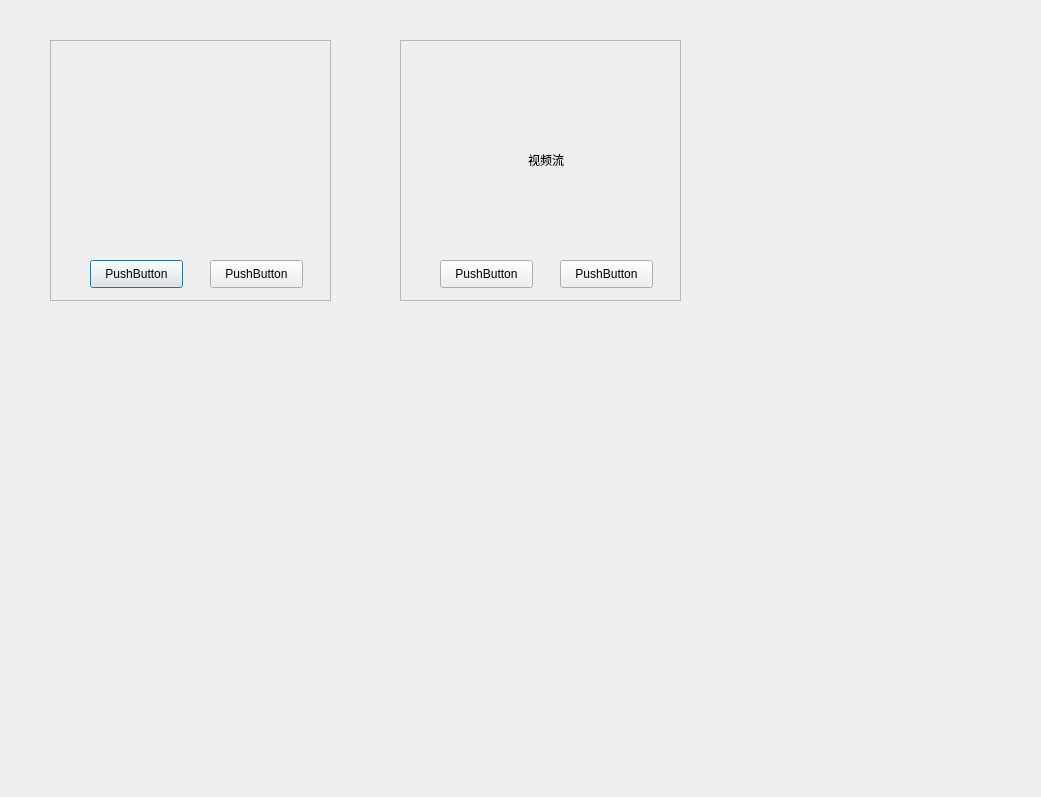
<?xml version="1.0" encoding="UTF-8"?>
<ui version="4.0">
 <class>Dialog</class>
 <widget class="QDialog" name="Dialog">
  <property name="geometry">
   <rect>
    <x>0</x>
    <y>0</y>
    <width>1041</width>cd
    <height>797</height>
   </rect>
  </property>
  <property name="windowTitle">
   <string>Dialog</string>
  </property>
  <widget class="QFrame" name="frame">
   <property name="geometry">
    <rect>
     <x>50</x>
     <y>40</y>
     <width>281</width>
     <height>261</height>
    </rect>
   </property>
   <property name="frameShape">
    <enum>QFrame::StyledPanel</enum>
   </property>
   <property name="frameShadow">
    <enum>QFrame::Raised</enum>
   </property>
   <widget class="QPushButton" name="pushButton">
    <property name="geometry">
     <rect>
      <x>40</x>
      <y>220</y>
      <width>93</width>
      <height>28</height>
     </rect>
    </property>
    <property name="text">
     <string>PushButton</string>
    </property>
   </widget>
   <widget class="QPushButton" name="pushButton_2">
    <property name="geometry">
     <rect>
      <x>160</x>
      <y>220</y>
      <width>93</width>
      <height>28</height>
     </rect>
    </property>
    <property name="text">
     <string>PushButton</string>
    </property>
   </widget>
  </widget>
  <widget class="QFrame" name="frame_2">
   <property name="geometry">
    <rect>
     <x>400</x>
     <y>40</y>
     <width>281</width>
     <height>261</height>
    </rect>
   </property>
   <property name="frameShape">
    <enum>QFrame::StyledPanel</enum>
   </property>
   <property name="frameShadow">
    <enum>QFrame::Raised</enum>
   </property>
   <widget class="QPushButton" name="pushButton_3">
    <property name="geometry">
     <rect>
      <x>40</x>
      <y>220</y>
      <width>93</width>
      <height>28</height>
     </rect>
    </property>
    <property name="text">
     <string>PushButton</string>
    </property>
   </widget>
   <widget class="QPushButton" name="pushButton_4">
    <property name="geometry">
     <rect>
      <x>160</x>
      <y>220</y>
      <width>93</width>
      <height>28</height>
     </rect>
    </property>
    <property name="text">
     <string>PushButton</string>
    </property>
   </widget>
   <widget class="QLabel" name="label">
    <property name="geometry">
     <rect>
      <x>110</x>
      <y>110</y>
      <width>72</width>
      <height>20</height>
     </rect>
    </property>
    <property name="text">
     <string>视频流</string>
    </property>
    <property name="alignment">
     <set>Qt::AlignCenter</set>
    </property>
   </widget>
  </widget>
 </widget>
 <resources/>
 <connections/>
</ui>
